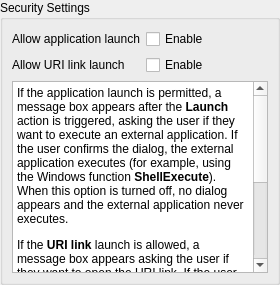
       <widget class="QWidget" name="securityPage">
        <layout class="QVBoxLayout" name="securityPageLayout">
         <property name="leftMargin">
          <number>0</number>
         </property>
         <property name="topMargin">
          <number>0</number>
         </property>
         <property name="rightMargin">
          <number>0</number>
         </property>
         <property name="bottomMargin">
          <number>0</number>
         </property>
         <item>
          <widget class="QGroupBox" name="securitySettingsGroupBox">
           <property name="title">
            <string>Security Settings</string>
           </property>
           <layout class="QVBoxLayout" name="securitySettingsGroupBoxLayout">
            <item>
             <layout class="QGridLayout" name="securitySettingsGridLayout">
              <item row="0" column="1">
               <widget class="QCheckBox" name="allowLaunchCheckBox">
                <property name="text">
                 <string>Enable</string>
                </property>
               </widget>
              </item>
              <item row="1" column="0">
               <widget class="QLabel" name="allowRunURILabel">
                <property name="text">
                 <string>Allow URI link launch</string>
                </property>
               </widget>
              </item>
              <item row="0" column="0">
               <widget class="QLabel" name="allowRunExeLabel">
                <property name="text">
                 <string>Allow application launch</string>
                </property>
               </widget>
              </item>
              <item row="1" column="1">
               <widget class="QCheckBox" name="allowRunURICheckBox">
                <property name="text">
                 <string>Enable</string>
                </property>
               </widget>
              </item>
             </layout>
            </item>
            <item>
             <widget class="QTextBrowser" name="securityHelpTextBrowser">
              <property name="html">
               <string>&lt;!DOCTYPE HTML PUBLIC &quot;-//W3C//DTD HTML 4.0//EN&quot; &quot;http://www.w3.org/TR/REC-html40/strict.dtd&quot;&gt;
&lt;html&gt;&lt;head&gt;&lt;meta name=&quot;qrichtext&quot; content=&quot;1&quot; /&gt;&lt;meta charset=&quot;utf-8&quot; /&gt;&lt;style type=&quot;text/css&quot;&gt;
p, li { white-space: pre-wrap; }
hr { height: 1px; border-width: 0; }
li.unchecked::marker { content: &quot;\2610&quot;; }
li.checked::marker { content: &quot;\2612&quot;; }
&lt;/style&gt;&lt;/head&gt;&lt;body style=&quot; font-family:'Segoe UI'; font-size:9pt; font-weight:400; font-style:normal;&quot;&gt;
&lt;p style=&quot; margin-top:12px; margin-bottom:12px; margin-left:0px; margin-right:0px; -qt-block-indent:0; text-indent:0px;&quot;&gt;If the application launch is permitted, a message box appears after the &lt;span style=&quot; font-weight:600;&quot;&gt;Launch&lt;/span&gt; action is triggered, asking the user if they want to execute an external application. If the user confirms the dialog, the external application executes (for example, using the Windows function &lt;span style=&quot; font-weight:600;&quot;&gt;ShellExecute&lt;/span&gt;). When this option is turned off, no dialog appears and the external application never executes. &lt;/p&gt;
&lt;p style=&quot; margin-top:12px; margin-bottom:12px; margin-left:0px; margin-right:0px; -qt-block-indent:0; text-indent:0px;&quot;&gt;If the &lt;span style=&quot; font-weight:600;&quot;&gt;URI link&lt;/span&gt; launch is allowed, a message box appears asking the user if they want to open the URI link. If the user confirms the dialog, the URI link is opened by the default web browser (or default application if the URI links to the file system). &lt;/p&gt;
&lt;p style=&quot; margin-top:12px; margin-bottom:12px; margin-left:0px; margin-right:0px; -qt-block-indent:0; text-indent:0px;&quot;&gt;Users should exercise caution with these settings and only confirm execution if the document is safe and comes from a reliable source. Launching external applications and following URI links can pose risks to the user's computer. &lt;/p&gt;&lt;/body&gt;&lt;/html&gt;</string>
              </property>
             </widget>
            </item>
           </layout>
          </widget>
         </item>
        </layout>
       </widget>
